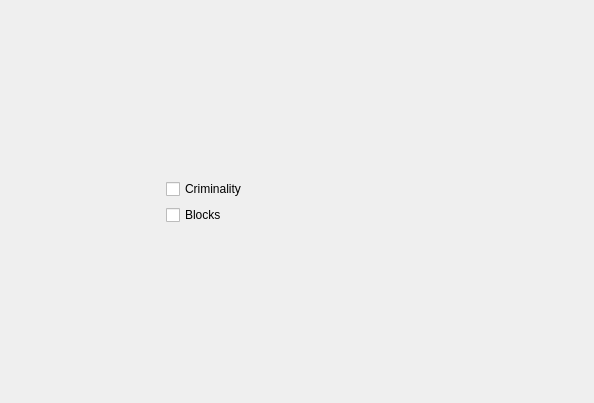
<?xml version="1.0" encoding="UTF-8"?>
<ui version="4.0">
 <class>City_Blocks_ui</class>
 <widget class="QWidget" name="City_Blocks_ui">
  <property name="geometry">
   <rect>
    <x>0</x>
    <y>0</y>
    <width>594</width>
    <height>403</height>
   </rect>
  </property>
  <property name="windowTitle">
   <string>Form</string>
  </property>
  <layout class="QVBoxLayout" name="verticalLayout_2">
   <item>
    <spacer name="verticalSpacer_2">
     <property name="orientation">
      <enum>Qt::Orientation::Vertical</enum>
     </property>
     <property name="sizeHint" stdset="0">
      <size>
       <width>20</width>
       <height>40</height>
      </size>
     </property>
    </spacer>
   </item>
   <item>
    <layout class="QHBoxLayout" name="horizontalLayout">
     <item>
      <spacer name="horizontalSpacer">
       <property name="orientation">
        <enum>Qt::Orientation::Horizontal</enum>
       </property>
       <property name="sizeHint" stdset="0">
        <size>
         <width>40</width>
         <height>20</height>
        </size>
       </property>
      </spacer>
     </item>
     <item>
      <layout class="QVBoxLayout" name="verticalLayout_3">
       <item>
        <widget class="QCheckBox" name="chbx_criminality">
         <property name="text">
          <string>Criminality</string>
         </property>
        </widget>
       </item>
       <item>
        <widget class="QCheckBox" name="chbx_most_criminal_blocks">
         <property name="text">
          <string>Blocks</string>
         </property>
        </widget>
       </item>
      </layout>
     </item>
     <item>
      <spacer name="horizontalSpacer_3">
       <property name="orientation">
        <enum>Qt::Orientation::Horizontal</enum>
       </property>
       <property name="sizeHint" stdset="0">
        <size>
         <width>40</width>
         <height>20</height>
        </size>
       </property>
      </spacer>
     </item>
     <item>
      <layout class="QVBoxLayout" name="verticalLayout_5">
       <item>
        <layout class="QHBoxLayout" name="horizontalLayout_2">
         <item>
          <widget class="QLabel" name="img_criminality">
           <property name="maximumSize">
            <size>
             <width>200</width>
             <height>200</height>
            </size>
           </property>
           <property name="pixmap">
            <pixmap resource="res.qrc">:/assets/image_criminality.png</pixmap>
           </property>
           <property name="scaledContents">
            <bool>true</bool>
           </property>
          </widget>
         </item>
         <item>
          <widget class="QLabel" name="img_most_criminal_blocks">
           <property name="maximumSize">
            <size>
             <width>200</width>
             <height>200</height>
            </size>
           </property>
           <property name="text">
            <string/>
           </property>
           <property name="pixmap">
            <pixmap resource="res.qrc">:/assets/image_blocks.png</pixmap>
           </property>
           <property name="scaledContents">
            <bool>true</bool>
           </property>
          </widget>
         </item>
        </layout>
       </item>
       <item>
        <layout class="QHBoxLayout" name="horizontalLayout_3">
         <item>
          <widget class="QLabel" name="label_criminality">
           <property name="text">
            <string/>
           </property>
           <property name="alignment">
            <set>Qt::AlignmentFlag::AlignCenter</set>
           </property>
          </widget>
         </item>
         <item>
          <widget class="QLabel" name="label_most_criminal_blocks">
           <property name="text">
            <string/>
           </property>
           <property name="alignment">
            <set>Qt::AlignmentFlag::AlignCenter</set>
           </property>
          </widget>
         </item>
        </layout>
       </item>
      </layout>
     </item>
     <item>
      <spacer name="horizontalSpacer_2">
       <property name="orientation">
        <enum>Qt::Orientation::Horizontal</enum>
       </property>
       <property name="sizeHint" stdset="0">
        <size>
         <width>40</width>
         <height>20</height>
        </size>
       </property>
      </spacer>
     </item>
    </layout>
   </item>
   <item>
    <spacer name="verticalSpacer">
     <property name="orientation">
      <enum>Qt::Orientation::Vertical</enum>
     </property>
     <property name="sizeHint" stdset="0">
      <size>
       <width>20</width>
       <height>40</height>
      </size>
     </property>
    </spacer>
   </item>
  </layout>
 </widget>
 <resources>
  <include location="res.qrc"/>
 </resources>
 <connections/>
</ui>
